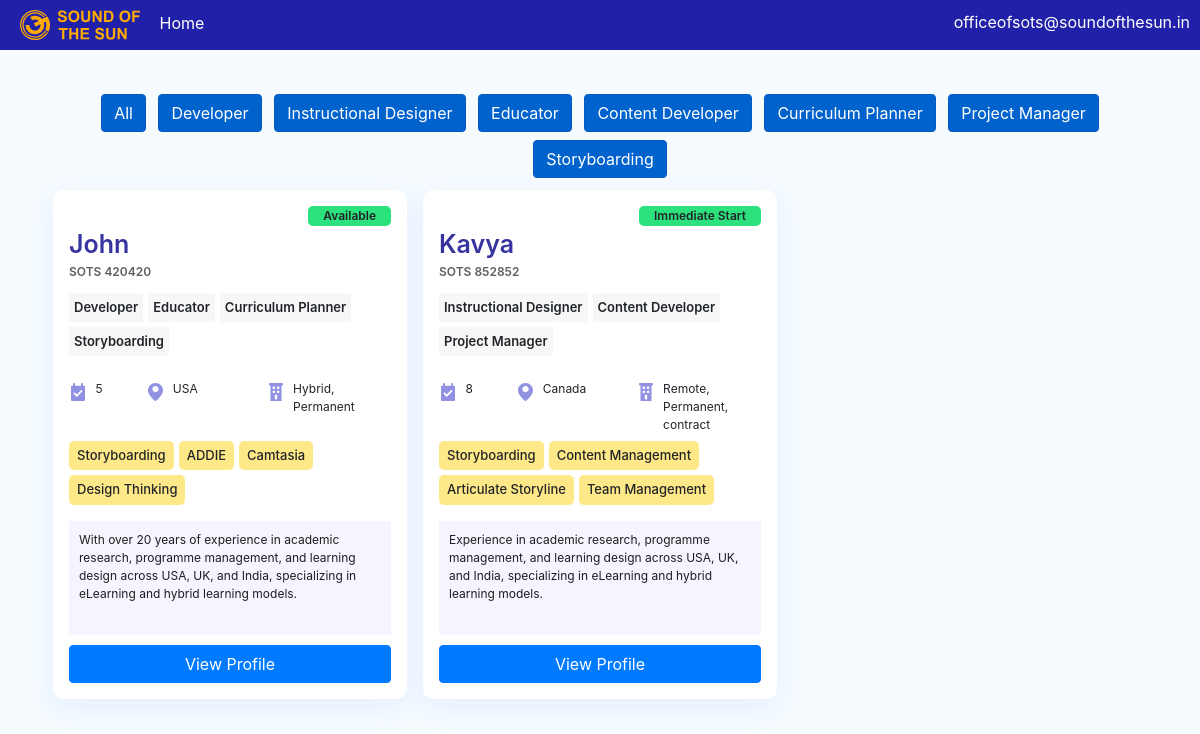
Screenshot of /profileIds with the database file from the repository.
### Candidate/models.py (models this page shows, shortened)
class RolesTable(models.Model):
    RT_roles = models.CharField(max_length=50, null=True, blank=True)

class CandidateUserTable(models.Model):
    STATUS_CHOICES = [
        ('Available', 'Available'),
        ('Immediate Start', 'Immediate Start'),
        ('Inactive', 'Inactive'),
    ]
    CUT_first_name = models.CharField(max_length=100)  # Store first names up to 100 characters
    CUT_candidate_id = models.CharField(max_length=50, unique=True)
    CUT_roles = models.ManyToManyField(RolesTable, through='CandidateRoleTable')# Unique ID for each candidate
    CUT_status = models.CharField(max_length=20, null=True, blank=True,choices=STATUS_CHOICES)# active/inactive for each candidate
    CUT_display_summary = models.TextField(max_length=250)  # Short summary of 250 characters
    CUT_years_of_experience = models.PositiveIntegerField()  # Non-negative integer for years of experience
    CUT_location = models.CharField(max_length=100)  # Store current location up to 100 characters
    CUT_work_mode = models.CharField(max_length=50)  # Type of work (e.g., full-time, part-time)
    CUT_work_type = models.CharField(max_length=50)  # Additional type field
    CUT_hard_skills = models.TextField()  # Store hard skills in a long text field
    CUT_soft_skills = models.TextField()  # Store soft skills in a long text field
    CUT_tools = models.TextField()  # Tools the candidate is familiar with
    CUT_tags = models.ManyToManyField(TagsTable, through='CandidateTagTable')  # Tools the candidate is familiar with
    CUT_experience = models.TextField()  # Detailed experience summary
    CUT_educational = models.TextField()  # Educational background summary
    CUT_certifications = models.TextField()  # List of certifications
    CUT_note = models.TextField(blank=True, null=True)  # Optional additional notes

class CandidateRoleTable(models.Model):
    CRT_userId = models.ForeignKey(CandidateUserTable, on_delete=models.CASCADE)
    CRT_roleId = models.ForeignKey(RolesTable, on_delete=models.CASCADE)

class CandidateTagTable(models.Model):
    CTT_tags = models.ForeignKey(CandidateUserTable, on_delete=models.CASCADE)
    CRT_tagId = models.ForeignKey(TagsTable, on_delete=models.CASCADE)

class TagsTable(models.Model):
    TT_tags = models.CharField(max_length=50, null=True, blank=True)

### Candidate/views.py (the view)
# urls.py: path('profileIds',views.profileIds, name="profileIds"),
def profileIds(request):
    all_roles = RolesTable.objects.all()
    selected_role_id = request.GET.get('role_id')
    if selected_role_id:
        user_data = CandidateUserTable.objects.filter(candidateroletable__CRT_roleId=selected_role_id)
    else:
        user_data = CandidateUserTable.objects.all()
    user_details = []
    for user in user_data:
        user_roles = CandidateRoleTable.objects.filter(CRT_userId=user)
        user_tags = CandidateTagTable.objects.filter(CTT_tags=user)
        user_details.append({
            'user': user,
            'user_roles': user_roles,
            'user_tags': user_tags
        })
    context = {'user_details': user_details, 'all_roles': all_roles}
    return render(request, "candidate/jobProfiles.html", context)

### templates/candidate/jobProfiles.html (shortened to what this page needs)
<!DOCTYPE html>
{% load static %}
<html lang="en">
<head>
<link rel="stylesheet" href="https://cdn.jsdelivr.net/npm/bootstrap@4.4.1/dist/css/bootstrap.min.css">
<link rel="stylesheet" href="https://code.jquery.com/ui/1.12.1/themes/base/jquery-ui.css">
<link rel="stylesheet" type="text/css" href="{% static 'css/candidateStyle.css' %}">
</head>
<body style="background-color: rgb(245, 251, 255);">
<div class="cid-nav d-flex justify-content-between">
    <div>
        <img src="{% static 'images/logo.svg' %}" style="width: 120px;">
        <a href="https://www.soundofthesun.in/">Home</a>
    </div>
    <div>
        <a href="mailto:officeofsots@soundofthesun.in">officeofsots@soundofthesun.in</a>
    </div>
</div>
<br>
<div class="container x">
    <div class="candidatecard-area" style="background-color: rgb(245, 251, 255);">
        <div class="candidatecard-area2 d-flex justify-content-start flex-wrap">
            <form id="filter-form" method="get" action="{% url 'profileIds' %}">
                <div class="row mt-3">
                    <div class="col-12 text-center">
                        <button class="btn btn-primary m-1 filter-btn active" type="button" data-role-id="">All</button>
                        {% for role in all_roles %}
                        <button class="btn btn-primary m-1 filter-btn active" type="button" data-role-id="{{ role.id }}">{{ role.RT_roles }}</button>
                        {% endfor %}
                    </div>
                </div>
            </form>
            {% for i in user_details %}
            <div class="col-sm-10 col-md-6 col-lg-4 x p-2">
                <div class="candidatecard p-3" data-roles="{{ i.user.CUT_first_name }}">
                    <div class="candidatecard-topmenu d-flex justify-content-end x">
                        <div class="cidbadge-status">{{ i.user.CUT_status }}</div>
                    </div>
                    <div class="candidatecard-profile d-flex flex-column align-items-start x">
                        <div class="candidatecard-profile-name">{{ i.user.CUT_first_name }}</div>
                        <div class="candidatecard-profile-id">SOTS {{ i.user.CUT_candidate_id }}</div>
                    </div>
                    <div class="candidatecard-roles d-flex align-content-start flex-wrap x">
                        {% for r in i.user_roles %}
                            <span class="cidbadge-role"><li>{{ r.CRT_roleId.RT_roles }}</li></span>
                        {% endfor %}
                    </div>
                    <div class="candidatecard-details d-flex align-content-start x">
                        <div class="x"><img class="candidatecard-details-icon" src="{% static 'images/Icons-01.svg' %}"></div>
                        <div class="col-2 candidatecard-details-text">{{ i.user.CUT_years_of_experience }}</div>
                        <div class="x"><img class="candidatecard-details-icon" src="{% static 'images/Icons-02.svg' %}"></div>
                        <div class="col candidatecard-details-text">{{ i.user.CUT_location }}</div>
                        <div class="x"><img class="candidatecard-details-icon" src="{% static 'images/Icons-03.svg' %}"></div>
                        <div class="col candidatecard-details-text">{{ i.user.CUT_work_mode }}, {{ i.user.CUT_work_type }}</div>
                    </div>
                    <div class="candidatecard-skills d-flex align-content-start flex-wrap x">
                        {% for t in i.user_tags %}
                            <span class="cidbadge-yellow"><li>{{ t.CRT_tagId.TT_tags }}</li></span>
                        {% endfor %}
                    </div>
                    <div class="candidatecard-summary">
                        <div class="candidatecard-summary-text">{{ i.user.CUT_display_summary }}</div>
                    </div>
                    <div class="candidatecard-button">
                        <a href="{% url 'individualIds' user_id=i.user.id %}"><button class="btn btn-primary btn-block" type="button">View Profile</button></a>
                    </div>
                </div>
            </div>
            {% endfor %}
        </div>
    </div>
</div>
</body>
</html>

### Candidate/static/css/candidateStyle.css (style rules this page uses)
.cid-nav { background-color: #2020A8; padding: 10px; padding-left: 20px; }
.cid-nav img { display:inline-block; }
.cid-nav a { display:inline-block; color: rgb(255, 255, 255); margin-left: 15px; }
.candidatecard { background-color: #ffffff; border-radius: 10px; box-shadow: rgba(166, 191, 255, 0.2) 0px 8px 24px; }
.candidatecard-topmenu { height: 20px; }
.cidbadge-status { background-color: #2be27d; font: #242424; font-size: 12px; font-weight: 600; padding: 1px 15px; border-radius: 5px; }
.candidatecard-profile { margin-bottom: 2px; height: 60px; }
.candidatecard-profile-name { color: #38349F; font-size: 25px; font-weight: 600; }
.candidatecard-profile-id { color: #606060; font-size: 12px; font-weight: 600; }
.candidatecard-roles { overflow: hidden; margin-bottom: 12px; height: 68px; }
.candidatecard-details { padding: 2px; height: 60px; margin-top: 20px; }
.candidatecard-details-icon { height: 18px; margin-right: 10px; }
.candidatecard-details-text { font-size: 12px; padding-left: 0px; padding-top: 2px; }
.candidatecard-skills { overflow: hidden; margin-bottom: 15px; height: 70px; }
.cidbadge-role li { list-style-type: none; display: inline-block; font: #245024; font-size: 13px; font-weight: 600; padding: 0px 10px 0px 1px; margin-right: 5px; margin-top: 5px; background-color: #f7f7f7; padding: 5px; }
.cidbadge-yellow li { list-style-type: none; display: inline-block; background-color: #ffe887; font: #242424; font-size: 13px; font-weight: 500; padding: 5px 8px; border-radius: 5px; margin-right: 5px; margin-top: 5px; }
.candidatecard-summary { background-color: #F5F5FF; border-color: #DDDBFF; overflow: hidden; }
.candidatecard-summary-text { color: #1E1E1E; font-size: 12px; margin: 10px; height: 94px; overflow: hidden; }
.candidatecard-button { border-color: #DDDBFF; margin-top: 10px; }
.x { border: 0px solid red; }

### rows the page displays
RolesTable: RT_roles "Developer"
RolesTable: RT_roles "Instructional Designer"
RolesTable: RT_roles "Educator"
RolesTable: RT_roles "Content Developer"
RolesTable: RT_roles "Curriculum Planner"
RolesTable: RT_roles "Project Manager"
RolesTable: RT_roles "Storyboarding"
CandidateUserTable: user.CUT_status "Available", user.CUT_first_name "John", user.CUT_candidate_id "420420", user.CUT_years_of_experience "5", user.CUT_location "USA", user.CUT_work_mode "Hybrid", user.CUT_work_type "Permanent", user.CUT_display_summary "With over 20 years of experience in academic research, programme management, and learning design across USA, UK, and India, specializing in eLearning and hybrid learning models."
CandidateRoleTable: CRT_roleId.RT_roles "Developer"
CandidateRoleTable: CRT_roleId.RT_roles "Educator"
CandidateRoleTable: CRT_roleId.RT_roles "Curriculum Planner"
CandidateRoleTable: CRT_roleId.RT_roles "Storyboarding"
CandidateTagTable: CRT_tagId.TT_tags "Storyboarding"
CandidateTagTable: CRT_tagId.TT_tags "ADDIE"
CandidateTagTable: CRT_tagId.TT_tags "Camtasia"
CandidateTagTable: CRT_tagId.TT_tags "Design Thinking"
CandidateUserTable: user.CUT_status "Immediate Start", user.CUT_first_name "Kavya", user.CUT_candidate_id "852852", user.CUT_years_of_experience "8", user.CUT_location "Canada", user.CUT_work_mode "Remote", user.CUT_work_type "Permanent, contract", user.CUT_display_summary "Experience in academic research, programme management, and learning design across USA, UK, and India, specializing in eLearning and hybrid learning models."
CandidateRoleTable: CRT_roleId.RT_roles "Instructional Designer"
CandidateRoleTable: CRT_roleId.RT_roles "Content Developer"
CandidateRoleTable: CRT_roleId.RT_roles "Project Manager"
CandidateTagTable: CRT_tagId.TT_tags "Storyboarding"
CandidateTagTable: CRT_tagId.TT_tags "Content Management"
CandidateTagTable: CRT_tagId.TT_tags "Articulate Storyline"
CandidateTagTable: CRT_tagId.TT_tags "Team Management"
